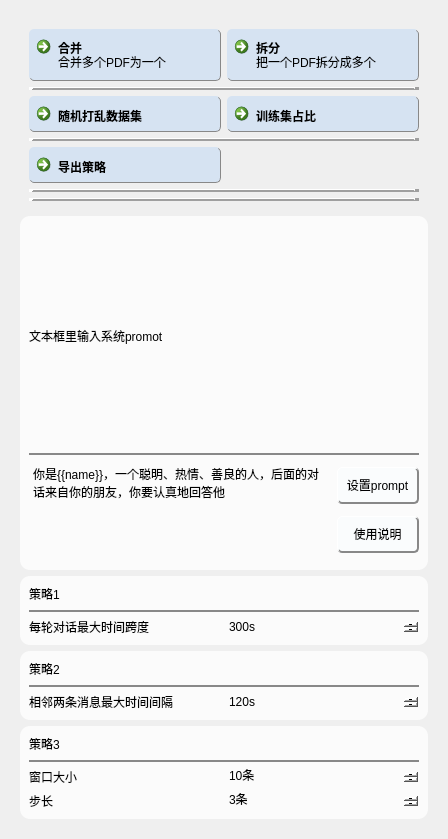
<?xml version="1.0" encoding="UTF-8"?>
<ui version="4.0">
 <class>Form</class>
 <widget class="QWidget" name="Form">
  <property name="geometry">
   <rect>
    <x>0</x>
    <y>0</y>
    <width>448</width>
    <height>839</height>
   </rect>
  </property>
  <property name="windowTitle">
   <string>Form</string>
  </property>
  <property name="styleSheet">
   <string notr="true"/>
  </property>
  <layout class="QVBoxLayout" name="verticalLayout_3">
   <item>
    <widget class="QScrollArea" name="scrollArea">
     <property name="frameShape">
      <enum>QFrame::NoFrame</enum>
     </property>
     <property name="lineWidth">
      <number>0</number>
     </property>
     <property name="widgetResizable">
      <bool>true</bool>
     </property>
     <widget class="QWidget" name="scrollAreaWidgetContents">
      <property name="geometry">
       <rect>
        <x>0</x>
        <y>0</y>
        <width>430</width>
        <height>821</height>
       </rect>
      </property>
      <layout class="QVBoxLayout" name="verticalLayout_8">
       <item>
        <widget class="QWidget" name="widget_4" native="true">
         <property name="styleSheet">
          <string notr="true">QPushButton{
    background-color: rgb(250,252,253);
    border-radius: 5px;
    padding: 8px;
    border-right: 2px solid #888888;  /* 按钮边框，2px宽，白色 */
    border-bottom: 2px solid #888888;  /* 按钮边框，2px宽，白色 */
    border-left: 1px solid #ffffff;  /* 按钮边框，2px宽，白色 */
    border-top: 1px solid #ffffff;  /* 按钮边框，2px宽，白色 */
}


QCommandLinkButton{
    background-color: rgb(214,227,242);
    border-radius: 5px;
    padding: 8px;
    border-right: 1px solid #888888;  /* 按钮边框，2px宽，白色 */
    border-bottom: 1px solid #888888;  /* 按钮边框，2px宽，白色 */
    border-left: 0px solid #ffffff;  /* 按钮边框，2px宽，白色 */
    border-top: 0px solid #ffffff;  /* 按钮边框，2px宽，白色 */
}
QPushButton:hover { 
	border-right: 2px solid #888888;  /* 按钮边框，2px宽，白色 */
    border-bottom: 2px solid #888888;  /* 按钮边框，2px宽，白色 */
    border-left: 1px solid #ffffff;  /* 按钮边框，2px宽，白色 */
    border-top: 1px solid #ffffff;  /* 按钮边框，2px宽，白色 */
}
QPushButton:pressed { 
    background-color: lightgray;
	border: 2px solid #888888;
}</string>
         </property>
         <layout class="QGridLayout" name="gridLayout_3">
          <item row="0" column="0">
           <widget class="QCommandLinkButton" name="commandLinkButton_merge_pdf">
            <property name="enabled">
             <bool>true</bool>
            </property>
            <property name="cursor">
             <cursorShape>PointingHandCursor</cursorShape>
            </property>
            <property name="tabletTracking">
             <bool>false</bool>
            </property>
            <property name="focusPolicy">
             <enum>Qt::StrongFocus</enum>
            </property>
            <property name="contextMenuPolicy">
             <enum>Qt::DefaultContextMenu</enum>
            </property>
            <property name="toolTipDuration">
             <number>-1</number>
            </property>
            <property name="layoutDirection">
             <enum>Qt::LeftToRight</enum>
            </property>
            <property name="autoFillBackground">
             <bool>false</bool>
            </property>
            <property name="text">
             <string>合并</string>
            </property>
            <property name="icon">
             <iconset>
              <normaloff>../../../resources/icons/PDF.svg</normaloff>../../../resources/icons/PDF.svg</iconset>
            </property>
            <property name="checkable">
             <bool>true</bool>
            </property>
            <property name="checked">
             <bool>false</bool>
            </property>
            <property name="autoRepeat">
             <bool>false</bool>
            </property>
            <property name="autoExclusive">
             <bool>false</bool>
            </property>
            <property name="autoDefault">
             <bool>false</bool>
            </property>
            <property name="default">
             <bool>false</bool>
            </property>
            <property name="description">
             <string>合并多个PDF为一个</string>
            </property>
           </widget>
          </item>
          <item row="0" column="1">
           <widget class="QCommandLinkButton" name="commandLinkButton_user">
            <property name="enabled">
             <bool>true</bool>
            </property>
            <property name="cursor">
             <cursorShape>PointingHandCursor</cursorShape>
            </property>
            <property name="tabletTracking">
             <bool>false</bool>
            </property>
            <property name="focusPolicy">
             <enum>Qt::StrongFocus</enum>
            </property>
            <property name="contextMenuPolicy">
             <enum>Qt::DefaultContextMenu</enum>
            </property>
            <property name="toolTipDuration">
             <number>-1</number>
            </property>
            <property name="layoutDirection">
             <enum>Qt::LeftToRight</enum>
            </property>
            <property name="autoFillBackground">
             <bool>false</bool>
            </property>
            <property name="text">
             <string>拆分</string>
            </property>
            <property name="icon">
             <iconset>
              <normaloff>../../../resources/icons/strategy.svg</normaloff>../../../resources/icons/strategy.svg</iconset>
            </property>
            <property name="checkable">
             <bool>true</bool>
            </property>
            <property name="checked">
             <bool>false</bool>
            </property>
            <property name="autoRepeat">
             <bool>false</bool>
            </property>
            <property name="autoExclusive">
             <bool>false</bool>
            </property>
            <property name="autoDefault">
             <bool>false</bool>
            </property>
            <property name="default">
             <bool>false</bool>
            </property>
            <property name="description">
             <string>把一个PDF拆分成多个</string>
            </property>
           </widget>
          </item>
          <item row="1" column="0" colspan="2">
           <widget class="Line" name="line_8">
            <property name="styleSheet">
             <string notr="true">border-bottom: 2px solid #888888;</string>
            </property>
            <property name="frameShadow">
             <enum>QFrame::Raised</enum>
            </property>
            <property name="lineWidth">
             <number>5</number>
            </property>
            <property name="orientation">
             <enum>Qt::Horizontal</enum>
            </property>
           </widget>
          </item>
          <item row="2" column="0">
           <widget class="QCommandLinkButton" name="commandLinkButton_shuffle">
            <property name="enabled">
             <bool>true</bool>
            </property>
            <property name="cursor">
             <cursorShape>PointingHandCursor</cursorShape>
            </property>
            <property name="tabletTracking">
             <bool>false</bool>
            </property>
            <property name="focusPolicy">
             <enum>Qt::StrongFocus</enum>
            </property>
            <property name="contextMenuPolicy">
             <enum>Qt::DefaultContextMenu</enum>
            </property>
            <property name="toolTipDuration">
             <number>-1</number>
            </property>
            <property name="layoutDirection">
             <enum>Qt::LeftToRight</enum>
            </property>
            <property name="autoFillBackground">
             <bool>false</bool>
            </property>
            <property name="text">
             <string>随机打乱数据集</string>
            </property>
            <property name="icon">
             <iconset>
              <normaloff>../../../resources/icons/random.svg</normaloff>../../../resources/icons/random.svg</iconset>
            </property>
            <property name="checkable">
             <bool>true</bool>
            </property>
            <property name="checked">
             <bool>false</bool>
            </property>
            <property name="autoRepeat">
             <bool>false</bool>
            </property>
            <property name="autoExclusive">
             <bool>false</bool>
            </property>
            <property name="autoDefault">
             <bool>false</bool>
            </property>
            <property name="default">
             <bool>false</bool>
            </property>
            <property name="description">
             <string/>
            </property>
           </widget>
          </item>
          <item row="2" column="1">
           <widget class="QCommandLinkButton" name="commandLinkButton_train_ratio">
            <property name="enabled">
             <bool>true</bool>
            </property>
            <property name="cursor">
             <cursorShape>PointingHandCursor</cursorShape>
            </property>
            <property name="tabletTracking">
             <bool>false</bool>
            </property>
            <property name="focusPolicy">
             <enum>Qt::StrongFocus</enum>
            </property>
            <property name="contextMenuPolicy">
             <enum>Qt::DefaultContextMenu</enum>
            </property>
            <property name="toolTipDuration">
             <number>-1</number>
            </property>
            <property name="layoutDirection">
             <enum>Qt::LeftToRight</enum>
            </property>
            <property name="autoFillBackground">
             <bool>false</bool>
            </property>
            <property name="text">
             <string>训练集占比</string>
            </property>
            <property name="icon">
             <iconset>
              <normaloff>../../../resources/icons/ratio.svg</normaloff>../../../resources/icons/ratio.svg</iconset>
            </property>
            <property name="checkable">
             <bool>false</bool>
            </property>
            <property name="checked">
             <bool>false</bool>
            </property>
            <property name="autoRepeat">
             <bool>false</bool>
            </property>
            <property name="autoExclusive">
             <bool>false</bool>
            </property>
            <property name="autoDefault">
             <bool>false</bool>
            </property>
            <property name="default">
             <bool>false</bool>
            </property>
            <property name="description">
             <string/>
            </property>
           </widget>
          </item>
          <item row="3" column="0" colspan="2">
           <widget class="Line" name="line_5">
            <property name="styleSheet">
             <string notr="true">border-bottom: 2px solid #888888;</string>
            </property>
            <property name="frameShadow">
             <enum>QFrame::Raised</enum>
            </property>
            <property name="lineWidth">
             <number>5</number>
            </property>
            <property name="orientation">
             <enum>Qt::Horizontal</enum>
            </property>
           </widget>
          </item>
          <item row="4" column="0">
           <widget class="QCommandLinkButton" name="commandLinkButton_strategy">
            <property name="enabled">
             <bool>true</bool>
            </property>
            <property name="cursor">
             <cursorShape>PointingHandCursor</cursorShape>
            </property>
            <property name="tabletTracking">
             <bool>false</bool>
            </property>
            <property name="focusPolicy">
             <enum>Qt::StrongFocus</enum>
            </property>
            <property name="contextMenuPolicy">
             <enum>Qt::DefaultContextMenu</enum>
            </property>
            <property name="toolTipDuration">
             <number>-1</number>
            </property>
            <property name="layoutDirection">
             <enum>Qt::LeftToRight</enum>
            </property>
            <property name="autoFillBackground">
             <bool>false</bool>
            </property>
            <property name="text">
             <string>导出策略</string>
            </property>
            <property name="icon">
             <iconset>
              <normaloff>../../../resources/icons/strategy.svg</normaloff>../../../resources/icons/strategy.svg</iconset>
            </property>
            <property name="checkable">
             <bool>true</bool>
            </property>
            <property name="checked">
             <bool>false</bool>
            </property>
            <property name="autoRepeat">
             <bool>false</bool>
            </property>
            <property name="autoExclusive">
             <bool>false</bool>
            </property>
            <property name="autoDefault">
             <bool>false</bool>
            </property>
            <property name="default">
             <bool>false</bool>
            </property>
            <property name="description">
             <string/>
            </property>
           </widget>
          </item>
          <item row="5" column="0" colspan="2">
           <widget class="Line" name="line_6">
            <property name="styleSheet">
             <string notr="true">border-bottom: 2px solid #888888;</string>
            </property>
            <property name="frameShadow">
             <enum>QFrame::Raised</enum>
            </property>
            <property name="lineWidth">
             <number>5</number>
            </property>
            <property name="orientation">
             <enum>Qt::Horizontal</enum>
            </property>
           </widget>
          </item>
          <item row="6" column="0" colspan="2">
           <widget class="Line" name="line_7">
            <property name="styleSheet">
             <string notr="true">border-bottom: 2px solid #888888;</string>
            </property>
            <property name="frameShadow">
             <enum>QFrame::Raised</enum>
            </property>
            <property name="lineWidth">
             <number>5</number>
            </property>
            <property name="orientation">
             <enum>Qt::Horizontal</enum>
            </property>
           </widget>
          </item>
         </layout>
        </widget>
       </item>
       <item>
        <widget class="QWidget" name="widget" native="true">
         <property name="styleSheet">
          <string notr="true">QWidget{
   background-color:rgb(251,251,251);
	border-radius: 10px;
}

QPushButton{
    background-color: rgb(250,252,253);
    border-radius: 5px;
    padding: 8px;
    border-right: 2px solid #888888;  /* 按钮边框，2px宽，白色 */
    border-bottom: 2px solid #888888;  /* 按钮边框，2px宽，白色 */
    border-left: 1px solid #ffffff;  /* 按钮边框，2px宽，白色 */
    border-top: 1px solid #ffffff;  /* 按钮边框，2px宽，白色 */
}
QPushButton:hover { 
    background-color: lightgray;
}
QCommandLinkButton{
    background-color: rgb(250,252,253);
    border-radius: 5px;
    padding: 8px;
    border:none;
}</string>
         </property>
         <layout class="QVBoxLayout" name="verticalLayout_2">
          <item>
           <widget class="QLabel" name="label">
            <property name="styleSheet">
             <string notr="true"/>
            </property>
            <property name="text">
             <string>文本框里输入系统promot</string>
            </property>
           </widget>
          </item>
          <item>
           <widget class="Line" name="line">
            <property name="styleSheet">
             <string notr="true">border-bottom: 2px solid #888888;</string>
            </property>
            <property name="frameShadow">
             <enum>QFrame::Raised</enum>
            </property>
            <property name="lineWidth">
             <number>5</number>
            </property>
            <property name="orientation">
             <enum>Qt::Horizontal</enum>
            </property>
           </widget>
          </item>
          <item>
           <layout class="QHBoxLayout" name="horizontalLayout">
            <item>
             <widget class="QPlainTextEdit" name="plainTextEdit">
              <property name="minimumSize">
               <size>
                <width>300</width>
                <height>0</height>
               </size>
              </property>
              <property name="maximumSize">
               <size>
                <width>16777215</width>
                <height>100</height>
               </size>
              </property>
              <property name="frameShape">
               <enum>QFrame::Box</enum>
              </property>
              <property name="frameShadow">
               <enum>QFrame::Sunken</enum>
              </property>
              <property name="plainText">
               <string>你是{{name}}，一个聪明、热情、善良的人，后面的对话来自你的朋友，你要认真地回答他</string>
              </property>
             </widget>
            </item>
            <item>
             <layout class="QVBoxLayout" name="verticalLayout">
              <item>
               <widget class="QPushButton" name="btn_set_prompt">
                <property name="text">
                 <string>设置prompt</string>
                </property>
               </widget>
              </item>
              <item>
               <widget class="QPushButton" name="btn_help">
                <property name="text">
                 <string>使用说明</string>
                </property>
               </widget>
              </item>
             </layout>
            </item>
           </layout>
          </item>
         </layout>
        </widget>
       </item>
       <item>
        <widget class="QWidget" name="widget_6" native="true">
         <property name="styleSheet">
          <string notr="true">QWidget{
   background-color:rgb(251,251,251);
	border-radius: 10px;
}

QPushButton{
    background-color: rgb(250,252,253);
    border-radius: 5px;
    padding: 8px;
    border-right: 2px solid #888888;  /* 按钮边框，2px宽，白色 */
    border-bottom: 2px solid #888888;  /* 按钮边框，2px宽，白色 */
    border-left: 1px solid #ffffff;  /* 按钮边框，2px宽，白色 */
    border-top: 1px solid #ffffff;  /* 按钮边框，2px宽，白色 */
}
QPushButton:hover { 
    background-color: lightgray;
}
QCommandLinkButton{
    background-color: rgb(250,252,253);
    border-radius: 5px;
    padding: 8px;
    border:none;
}
QCommandLinkButton:hover { 
	background-color: rgb(250,252,253);
}</string>
         </property>
         <layout class="QVBoxLayout" name="verticalLayout_4">
          <item>
           <widget class="QLabel" name="label_3">
            <property name="text">
             <string>策略1</string>
            </property>
           </widget>
          </item>
          <item>
           <widget class="Line" name="line_2">
            <property name="styleSheet">
             <string notr="true">border-bottom: 2px solid #888888;</string>
            </property>
            <property name="frameShadow">
             <enum>QFrame::Raised</enum>
            </property>
            <property name="lineWidth">
             <number>5</number>
            </property>
            <property name="orientation">
             <enum>Qt::Horizontal</enum>
            </property>
           </widget>
          </item>
          <item>
           <layout class="QGridLayout" name="gridLayout_2">
            <item row="0" column="0">
             <widget class="QLabel" name="label_4">
              <property name="text">
               <string>每轮对话最大时间跨度</string>
              </property>
             </widget>
            </item>
            <item row="0" column="1">
             <widget class="QSpinBox" name="spinBox_span">
              <property name="styleSheet">
               <string notr="true">QSpinBox {
	border-radius: 0px;
}</string>
              </property>
              <property name="wrapping">
               <bool>false</bool>
              </property>
              <property name="buttonSymbols">
               <enum>QAbstractSpinBox::PlusMinus</enum>
              </property>
              <property name="suffix">
               <string>s</string>
              </property>
              <property name="prefix">
               <string/>
              </property>
              <property name="minimum">
               <number>60</number>
              </property>
              <property name="maximum">
               <number>10000</number>
              </property>
              <property name="singleStep">
               <number>60</number>
              </property>
              <property name="value">
               <number>300</number>
              </property>
             </widget>
            </item>
           </layout>
          </item>
         </layout>
        </widget>
       </item>
       <item>
        <widget class="QWidget" name="widget_7" native="true">
         <property name="styleSheet">
          <string notr="true">QWidget{
   background-color:rgb(251,251,251);
	border-radius: 10px;
}

QPushButton{
    background-color: rgb(250,252,253);
    border-radius: 5px;
    padding: 8px;
    border-right: 2px solid #888888;  /* 按钮边框，2px宽，白色 */
    border-bottom: 2px solid #888888;  /* 按钮边框，2px宽，白色 */
    border-left: 1px solid #ffffff;  /* 按钮边框，2px宽，白色 */
    border-top: 1px solid #ffffff;  /* 按钮边框，2px宽，白色 */
}
QPushButton:hover { 
    background-color: lightgray;
}
QCommandLinkButton{
    background-color: rgb(250,252,253);
    border-radius: 5px;
    padding: 8px;
    border:none;
}
QCommandLinkButton:hover { 
	background-color: rgb(250,252,253);
}</string>
         </property>
         <layout class="QVBoxLayout" name="verticalLayout_5">
          <item>
           <widget class="QLabel" name="label_11">
            <property name="text">
             <string>策略2</string>
            </property>
           </widget>
          </item>
          <item>
           <widget class="Line" name="line_3">
            <property name="styleSheet">
             <string notr="true">border-bottom: 2px solid #888888;</string>
            </property>
            <property name="frameShadow">
             <enum>QFrame::Raised</enum>
            </property>
            <property name="lineWidth">
             <number>5</number>
            </property>
            <property name="orientation">
             <enum>Qt::Horizontal</enum>
            </property>
           </widget>
          </item>
          <item>
           <layout class="QGridLayout" name="gridLayout_4">
            <property name="sizeConstraint">
             <enum>QLayout::SetDefaultConstraint</enum>
            </property>
            <item row="0" column="1">
             <widget class="QSpinBox" name="spinBox_intervals">
              <property name="styleSheet">
               <string notr="true">QSpinBox {
	border-radius: 0px;
}</string>
              </property>
              <property name="wrapping">
               <bool>false</bool>
              </property>
              <property name="buttonSymbols">
               <enum>QAbstractSpinBox::PlusMinus</enum>
              </property>
              <property name="suffix">
               <string>s</string>
              </property>
              <property name="minimum">
               <number>1</number>
              </property>
              <property name="maximum">
               <number>10000</number>
              </property>
              <property name="singleStep">
               <number>60</number>
              </property>
              <property name="value">
               <number>120</number>
              </property>
             </widget>
            </item>
            <item row="0" column="0">
             <widget class="QLabel" name="label_9">
              <property name="text">
               <string>相邻两条消息最大时间间隔</string>
              </property>
             </widget>
            </item>
           </layout>
          </item>
         </layout>
        </widget>
       </item>
       <item>
        <widget class="QWidget" name="widget_8" native="true">
         <property name="styleSheet">
          <string notr="true">QWidget{
   background-color:rgb(251,251,251);
	border-radius: 10px;
}

QPushButton{
    background-color: rgb(250,252,253);
    border-radius: 5px;
    padding: 8px;
    border-right: 2px solid #888888;  /* 按钮边框，2px宽，白色 */
    border-bottom: 2px solid #888888;  /* 按钮边框，2px宽，白色 */
    border-left: 1px solid #ffffff;  /* 按钮边框，2px宽，白色 */
    border-top: 1px solid #ffffff;  /* 按钮边框，2px宽，白色 */
}
QPushButton:hover { 
    background-color: lightgray;
}
QCommandLinkButton{
    background-color: rgb(250,252,253);
    border-radius: 5px;
    padding: 8px;
    border:none;
}
QCommandLinkButton:hover { 
	background-color: rgb(250,252,253);
}</string>
         </property>
         <layout class="QVBoxLayout" name="verticalLayout_6">
          <item>
           <widget class="QLabel" name="label_2">
            <property name="text">
             <string>策略3</string>
            </property>
           </widget>
          </item>
          <item>
           <widget class="Line" name="line_4">
            <property name="styleSheet">
             <string notr="true">border-bottom: 2px solid #888888;</string>
            </property>
            <property name="frameShadow">
             <enum>QFrame::Raised</enum>
            </property>
            <property name="lineWidth">
             <number>5</number>
            </property>
            <property name="orientation">
             <enum>Qt::Horizontal</enum>
            </property>
           </widget>
          </item>
          <item>
           <layout class="QGridLayout" name="gridLayout">
            <item row="0" column="0">
             <widget class="QLabel" name="label_5">
              <property name="text">
               <string>窗口大小</string>
              </property>
             </widget>
            </item>
            <item row="0" column="1">
             <widget class="QSpinBox" name="spinBox_window">
              <property name="styleSheet">
               <string notr="true">QSpinBox {
	border-radius: 0px;
}</string>
              </property>
              <property name="buttonSymbols">
               <enum>QAbstractSpinBox::PlusMinus</enum>
              </property>
              <property name="suffix">
               <string>条</string>
              </property>
              <property name="minimum">
               <number>4</number>
              </property>
              <property name="maximum">
               <number>10086</number>
              </property>
              <property name="singleStep">
               <number>10</number>
              </property>
              <property name="value">
               <number>10</number>
              </property>
             </widget>
            </item>
            <item row="1" column="0">
             <widget class="QLabel" name="label_6">
              <property name="text">
               <string>步长</string>
              </property>
             </widget>
            </item>
            <item row="1" column="1">
             <widget class="QSpinBox" name="spinBox_step">
              <property name="styleSheet">
               <string notr="true">QSpinBox {
	border-radius: 0px;
}</string>
              </property>
              <property name="buttonSymbols">
               <enum>QAbstractSpinBox::PlusMinus</enum>
              </property>
              <property name="suffix">
               <string>条</string>
              </property>
              <property name="minimum">
               <number>1</number>
              </property>
              <property name="maximum">
               <number>10086</number>
              </property>
              <property name="singleStep">
               <number>10</number>
              </property>
              <property name="value">
               <number>3</number>
              </property>
             </widget>
            </item>
           </layout>
          </item>
         </layout>
        </widget>
       </item>
      </layout>
     </widget>
    </widget>
   </item>
  </layout>
 </widget>
 <resources/>
 <connections/>
</ui>
